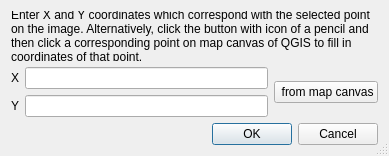
<?xml version="1.0" encoding="UTF-8"?>
<ui version="4.0">
 <class>MapCoordsDialogBase</class>
 <widget class="QDialog" name="MapCoordsDialogBase">
  <property name="geometry">
   <rect>
    <x>0</x>
    <y>0</y>
    <width>389</width>
    <height>156</height>
   </rect>
  </property>
  <property name="windowTitle">
   <string>Enter map coordinates</string>
  </property>
  <property name="sizeGripEnabled">
   <bool>true</bool>
  </property>
  <layout class="QVBoxLayout" name="verticalLayout">
   <item>
    <widget class="QLabel" name="label">
     <property name="text">
      <string>Enter X and Y coordinates which correspond with the selected point on the image. Alternatively, click the button with icon of a pencil and then click a corresponding point on map canvas of QGIS to fill in coordinates of that point.</string>
     </property>
     <property name="wordWrap">
      <bool>true</bool>
     </property>
    </widget>
   </item>
   <item>
    <layout class="QGridLayout" name="gridLayout">
     <item row="0" column="0">
      <widget class="QLabel" name="textLabel1">
       <property name="text">
        <string>X</string>
       </property>
       <property name="buddy">
        <cstring>leXCoord</cstring>
       </property>
      </widget>
     </item>
     <item row="0" column="1">
      <widget class="QLineEdit" name="leXCoord"/>
     </item>
     <item row="0" column="2" rowspan="2">
      <widget class="QPushButton" name="btnPointFromCanvas">
       <property name="text">
        <string> from map canvas</string>
       </property>
       <property name="icon">
        <iconset resource="georeferencer.qrc">
         <normaloff>:/pencil.png</normaloff>:/pencil.png</iconset>
       </property>
       <property name="iconSize">
        <size>
         <width>18</width>
         <height>18</height>
        </size>
       </property>
       <property name="checkable">
        <bool>true</bool>
       </property>
      </widget>
     </item>
     <item row="1" column="1">
      <widget class="QLineEdit" name="leYCoord"/>
     </item>
     <item row="1" column="0">
      <widget class="QLabel" name="textLabel2">
       <property name="text">
        <string>Y</string>
       </property>
       <property name="buddy">
        <cstring>leYCoord</cstring>
       </property>
      </widget>
     </item>
    </layout>
   </item>
   <item>
    <widget class="QDialogButtonBox" name="buttonBox">
     <property name="standardButtons">
      <set>QDialogButtonBox::Cancel|QDialogButtonBox::Ok</set>
     </property>
    </widget>
   </item>
  </layout>
 </widget>
 <layoutdefault spacing="6" margin="11"/>
 <tabstops>
  <tabstop>leXCoord</tabstop>
  <tabstop>leYCoord</tabstop>
  <tabstop>btnPointFromCanvas</tabstop>
  <tabstop>buttonBox</tabstop>
 </tabstops>
 <resources>
  <include location="georeferencer.qrc"/>
 </resources>
 <connections/>
</ui>
